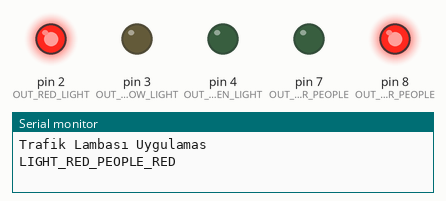
Simulated run of this sketch. Board: Arduino Nano, built with avr-gcc and run on an emulated ATmega328P. Parts: output pins drawn as LEDs (lit = HIGH), the last lines printed to the serial monitor.

Above: at 1.0 s.
At 17.0 s:
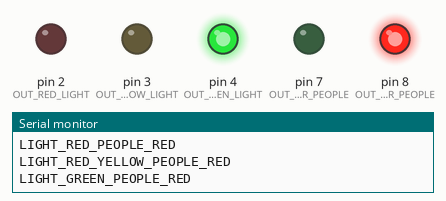
At 28.0 s:
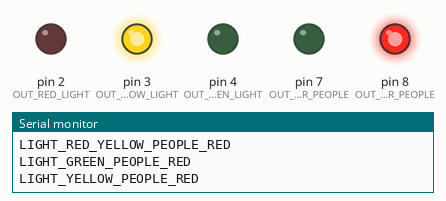
At 39.0 s:
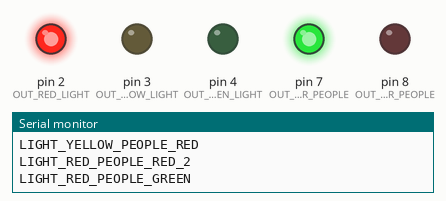
At 48.5 s:
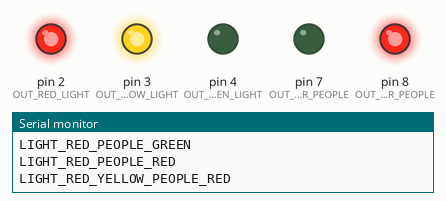
Timing chart, 0 to 57.2 s (numbered marks = the images above):
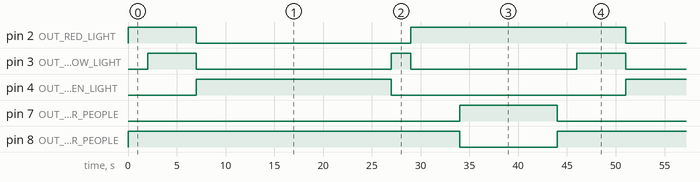

The sketch:

traffic_lamb.ino
```cpp
/*
  * Board Arduino Nano
*/
// Pin defination
#define OUT_RED_LIGHT 2
#define OUT_YELLOW_LIGHT  3
#define OUT_GREEN_LIGHT 4

#define OUT_RED_FOR_PEOPLE  8
#define OUT_GREEN_FOR_PEOPLE 7

// Time table ms
const unsigned long time_light_red_people_red = 2000L;
const unsigned long time_light_red_yellow_people_red = 5000L;
const unsigned long time_light_green_people_red = 20000L;
const unsigned long time_light_yellow_people_red = 2000L;
const unsigned long time_light_red_people_red_2 = 5000L;
const unsigned long time_light_red_people_green = 10000L;

unsigned long current_waitting_time;

#define LIGHT_RED_PEOPLE_RED 0
#define LIGHT_RED_YELLOW_PEOPLE_RED 1
#define LIGHT_GREEN_PEOPLE_RED 2
#define LIGHT_YELLOW_PEOPLE_RED 3
#define LIGHT_RED_PEOPLE_RED_2 4
#define LIGHT_RED_PEOPLE_GREEN 5
int state_of_light;

void setup() {
  Serial.begin(9600);
  Serial.println("Trafik Lambası Uygulamas");

  digitalWrite(OUT_RED_LIGHT,HIGH);
  digitalWrite(OUT_YELLOW_LIGHT,LOW);
  digitalWrite(OUT_GREEN_LIGHT,LOW);

  digitalWrite(OUT_RED_FOR_PEOPLE,HIGH);
  digitalWrite(OUT_GREEN_FOR_PEOPLE,LOW);

  pinMode(OUT_RED_LIGHT,OUTPUT);
  pinMode(OUT_YELLOW_LIGHT,OUTPUT);
  pinMode(OUT_GREEN_LIGHT,OUTPUT);

  pinMode(OUT_RED_FOR_PEOPLE,OUTPUT);
  pinMode(OUT_GREEN_FOR_PEOPLE,OUTPUT);

  state_of_light=LIGHT_RED_PEOPLE_RED;
  current_waitting_time=time_light_red_people_red;
}

void loop() {
  switch(state_of_light){
    case LIGHT_RED_PEOPLE_RED:
      Serial.println("LIGHT_RED_PEOPLE_RED");
      digitalWrite(OUT_RED_LIGHT,HIGH);
      digitalWrite(OUT_YELLOW_LIGHT,LOW);
      digitalWrite(OUT_GREEN_LIGHT,LOW);

      digitalWrite(OUT_RED_FOR_PEOPLE,HIGH);
      digitalWrite(OUT_GREEN_FOR_PEOPLE,LOW);
      break;
    case LIGHT_RED_YELLOW_PEOPLE_RED:
      Serial.println("LIGHT_RED_YELLOW_PEOPLE_RED");
      digitalWrite(OUT_RED_LIGHT,HIGH);
      digitalWrite(OUT_YELLOW_LIGHT,HIGH);
      digitalWrite(OUT_GREEN_LIGHT,LOW);

      digitalWrite(OUT_RED_FOR_PEOPLE,HIGH);
      digitalWrite(OUT_GREEN_FOR_PEOPLE,LOW);
      break;
    case LIGHT_GREEN_PEOPLE_RED:
      Serial.println("LIGHT_GREEN_PEOPLE_RED");
      digitalWrite(OUT_RED_LIGHT,LOW);
      digitalWrite(OUT_YELLOW_LIGHT,LOW);
      digitalWrite(OUT_GREEN_LIGHT,HIGH);

      digitalWrite(OUT_RED_FOR_PEOPLE,HIGH);
      digitalWrite(OUT_GREEN_FOR_PEOPLE,LOW);
      break;
    case LIGHT_YELLOW_PEOPLE_RED:
      Serial.println("LIGHT_YELLOW_PEOPLE_RED");
      digitalWrite(OUT_RED_LIGHT,LOW);
      digitalWrite(OUT_YELLOW_LIGHT,HIGH);
      digitalWrite(OUT_GREEN_LIGHT,LOW);

      digitalWrite(OUT_RED_FOR_PEOPLE,HIGH);
      digitalWrite(OUT_GREEN_FOR_PEOPLE,LOW);
      break;
    case LIGHT_RED_PEOPLE_RED_2:
      Serial.println("LIGHT_RED_PEOPLE_RED_2");
      digitalWrite(OUT_RED_LIGHT,HIGH);
      digitalWrite(OUT_YELLOW_LIGHT,LOW);
      digitalWrite(OUT_GREEN_LIGHT,LOW);

      digitalWrite(OUT_RED_FOR_PEOPLE,HIGH);
      digitalWrite(OUT_GREEN_FOR_PEOPLE,LOW);
      break;
    case LIGHT_RED_PEOPLE_GREEN:
      Serial.println("LIGHT_RED_PEOPLE_GREEN");
      digitalWrite(OUT_RED_LIGHT,HIGH);
      digitalWrite(OUT_YELLOW_LIGHT,LOW);
      digitalWrite(OUT_GREEN_LIGHT,LOW);

      digitalWrite(OUT_RED_FOR_PEOPLE,LOW);
      digitalWrite(OUT_GREEN_FOR_PEOPLE,HIGH);
      break;
  }
  next_state();
  delay(current_waitting_time);
}

void next_state(){
  switch(state_of_light){
    case LIGHT_RED_PEOPLE_RED:
      state_of_light = LIGHT_RED_YELLOW_PEOPLE_RED;
      current_waitting_time = time_light_red_people_red;
      break;
    case LIGHT_RED_YELLOW_PEOPLE_RED:
      state_of_light = LIGHT_GREEN_PEOPLE_RED;
      current_waitting_time = time_light_red_yellow_people_red;
      break;
    case LIGHT_GREEN_PEOPLE_RED:
      state_of_light = LIGHT_YELLOW_PEOPLE_RED;
      current_waitting_time = time_light_green_people_red;
      break;
    case LIGHT_YELLOW_PEOPLE_RED:
      state_of_light = LIGHT_RED_PEOPLE_RED_2;
      current_waitting_time = time_light_yellow_people_red;
      break;
    case LIGHT_RED_PEOPLE_RED_2:
      state_of_light = LIGHT_RED_PEOPLE_GREEN;
      current_waitting_time = time_light_red_people_red_2;
      break;
    case LIGHT_RED_PEOPLE_GREEN:
      state_of_light = LIGHT_RED_PEOPLE_RED;
      current_waitting_time = time_light_red_people_green;
      break;
  }
}
```

Measured:
- by itself, pin 2 (OUT_RED_LIGHT): alternates HIGH for 22.0 s and LOW for 22.0 s
- by itself, pin 3 (OUT_YELLOW_LIGHT): repeats every 44.0 s: LOW 20.0 s, HIGH 2.0 s, LOW 17.0 s, HIGH 5.0 s
- by itself, pin 4 (OUT_GREEN_LIGHT): alternates HIGH for 20.0 s and LOW for 24.0 s
- by itself, pin 7 (OUT_GREEN_FOR_PEOPLE): alternates HIGH for 10.0 s and LOW for 34.0 s
- by itself, pin 8 (OUT_RED_FOR_PEOPLE): alternates HIGH for 34.0 s and LOW for 10.0 s
